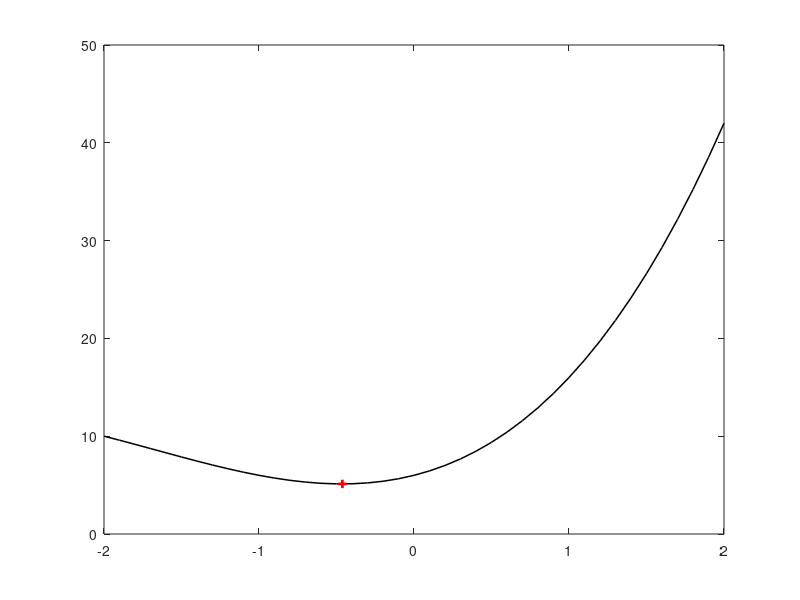

MATLAB code to generate this figure:
clear;clc;
f = @(x) x^3 + 5*(x^2) + 4*x + 6;          #Funcion a optimizar
x = -2:0.1:2;
xm = -0.4621;
fm = 5.1206;
plot( x, arrayfun(f,x),'k','linewidth',1.1 );
hold on;
    plot(xm,fm,'r+','linewidth',2);
hold off;